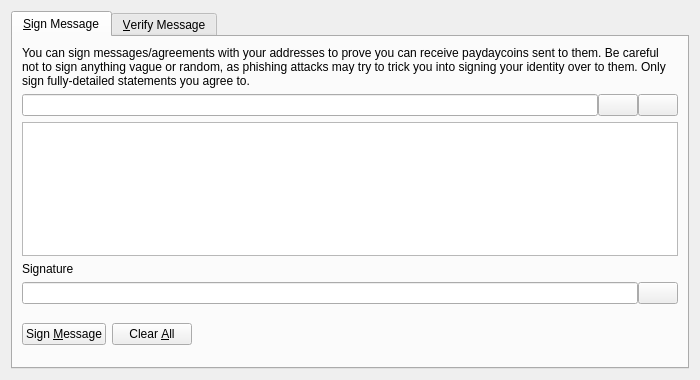
<?xml version="1.0" encoding="UTF-8"?>
<ui version="4.0">
 <class>SignVerifyMessageDialog</class>
 <widget class="QDialog" name="SignVerifyMessageDialog">
  <property name="geometry">
   <rect>
    <x>0</x>
    <y>0</y>
    <width>700</width>
    <height>380</height>
   </rect>
  </property>
  <property name="windowTitle">
   <string>Signatures - Sign / Verify a Message</string>
  </property>
  <property name="modal">
   <bool>true</bool>
  </property>
  <layout class="QVBoxLayout" name="verticalLayout">
   <item>
    <widget class="QTabWidget" name="tabWidget">
     <property name="currentIndex">
      <number>0</number>
     </property>
     <widget class="QWidget" name="tabSignMessage">
      <attribute name="title">
       <string>&amp;Sign Message</string>
      </attribute>
      <layout class="QVBoxLayout" name="verticalLayout_SM">
       <item>
        <widget class="QLabel" name="infoLabel_SM">
         <property name="text">
          <string>You can sign messages/agreements with your addresses to prove you can receive paydaycoins sent to them. Be careful not to sign anything vague or random, as phishing attacks may try to trick you into signing your identity over to them. Only sign fully-detailed statements you agree to.</string>
         </property>
         <property name="textFormat">
          <enum>Qt::PlainText</enum>
         </property>
         <property name="wordWrap">
          <bool>true</bool>
         </property>
        </widget>
       </item>
       <item>
        <layout class="QHBoxLayout" name="horizontalLayout_1_SM">
         <property name="spacing">
          <number>0</number>
         </property>
         <item>
          <widget class="QValidatedLineEdit" name="addressIn_SM">
           <property name="toolTip">
            <string>The PaydayCoin address to sign the message with</string>
           </property>
          </widget>
         </item>
         <item>
          <widget class="QPushButton" name="addressBookButton_SM">
           <property name="toolTip">
            <string>Choose previously used address</string>
           </property>
           <property name="text">
            <string/>
           </property>
           <property name="icon">
            <iconset resource="../paydaycoin.qrc">
             <normaloff>:/icons/address-book</normaloff>:/icons/address-book</iconset>
           </property>
           <property name="shortcut">
            <string>Alt+A</string>
           </property>
           <property name="autoDefault">
            <bool>false</bool>
           </property>
          </widget>
         </item>
         <item>
          <widget class="QPushButton" name="pasteButton_SM">
           <property name="toolTip">
            <string>Paste address from clipboard</string>
           </property>
           <property name="text">
            <string/>
           </property>
           <property name="icon">
            <iconset resource="../paydaycoin.qrc">
             <normaloff>:/icons/editpaste</normaloff>:/icons/editpaste</iconset>
           </property>
           <property name="shortcut">
            <string>Alt+P</string>
           </property>
           <property name="autoDefault">
            <bool>false</bool>
           </property>
          </widget>
         </item>
        </layout>
       </item>
       <item>
        <widget class="QPlainTextEdit" name="messageIn_SM">
         <property name="toolTip">
          <string>Enter the message you want to sign here</string>
         </property>
        </widget>
       </item>
       <item>
        <widget class="QLabel" name="signatureLabel_SM">
         <property name="text">
          <string>Signature</string>
         </property>
         <property name="textFormat">
          <enum>Qt::PlainText</enum>
         </property>
        </widget>
       </item>
       <item>
        <layout class="QHBoxLayout" name="horizontalLayout_2_SM">
         <property name="spacing">
          <number>0</number>
         </property>
         <item>
          <widget class="QLineEdit" name="signatureOut_SM">
           <property name="font">
            <font>
             <italic>true</italic>
            </font>
           </property>
           <property name="readOnly">
            <bool>true</bool>
           </property>
          </widget>
         </item>
         <item>
          <widget class="QPushButton" name="copySignatureButton_SM">
           <property name="toolTip">
            <string>Copy the current signature to the system clipboard</string>
           </property>
           <property name="text">
            <string/>
           </property>
           <property name="icon">
            <iconset resource="../paydaycoin.qrc">
             <normaloff>:/icons/editcopy</normaloff>:/icons/editcopy</iconset>
           </property>
           <property name="autoDefault">
            <bool>false</bool>
           </property>
          </widget>
         </item>
        </layout>
       </item>
       <item>
        <layout class="QHBoxLayout" name="horizontalLayout_3_SM">
         <item>
          <widget class="QPushButton" name="signMessageButton_SM">
           <property name="toolTip">
            <string>Sign the message to prove you own this PaydayCoin address</string>
           </property>
           <property name="text">
            <string>Sign &amp;Message</string>
           </property>
           <property name="icon">
            <iconset resource="../paydaycoin.qrc">
             <normaloff>:/icons/edit</normaloff>:/icons/edit</iconset>
           </property>
           <property name="autoDefault">
            <bool>false</bool>
           </property>
          </widget>
         </item>
         <item>
          <widget class="QPushButton" name="clearButton_SM">
           <property name="toolTip">
            <string>Reset all sign message fields</string>
           </property>
           <property name="text">
            <string>Clear &amp;All</string>
           </property>
           <property name="icon">
            <iconset resource="../paydaycoin.qrc">
             <normaloff>:/icons/remove</normaloff>:/icons/remove</iconset>
           </property>
           <property name="autoDefault">
            <bool>false</bool>
           </property>
          </widget>
         </item>
         <item>
          <spacer name="horizontalSpacer_1_SM">
           <property name="orientation">
            <enum>Qt::Horizontal</enum>
           </property>
           <property name="sizeHint" stdset="0">
            <size>
             <width>40</width>
             <height>48</height>
            </size>
           </property>
          </spacer>
         </item>
         <item>
          <widget class="QLabel" name="statusLabel_SM">
           <property name="font">
            <font>
             <weight>75</weight>
             <bold>true</bold>
            </font>
           </property>
           <property name="text">
            <string/>
           </property>
           <property name="wordWrap">
            <bool>true</bool>
           </property>
          </widget>
         </item>
         <item>
          <spacer name="horizontalSpacer_2_SM">
           <property name="orientation">
            <enum>Qt::Horizontal</enum>
           </property>
           <property name="sizeHint" stdset="0">
            <size>
             <width>40</width>
             <height>48</height>
            </size>
           </property>
          </spacer>
         </item>
        </layout>
       </item>
      </layout>
     </widget>
     <widget class="QWidget" name="tabVerifyMessage">
      <attribute name="title">
       <string>&amp;Verify Message</string>
      </attribute>
      <layout class="QVBoxLayout" name="verticalLayout_VM">
       <item>
        <widget class="QLabel" name="infoLabel_VM">
         <property name="text">
          <string>Enter the receiver's address, message (ensure you copy line breaks, spaces, tabs, etc. exactly) and signature below to verify the message. Be careful not to read more into the signature than what is in the signed message itself, to avoid being tricked by a man-in-the-middle attack. Note that this only proves the signing party receives with the address, it cannot prove sendership of any transaction!</string>
         </property>
         <property name="textFormat">
          <enum>Qt::PlainText</enum>
         </property>
         <property name="alignment">
          <set>Qt::AlignLeading|Qt::AlignLeft|Qt::AlignTop</set>
         </property>
         <property name="wordWrap">
          <bool>true</bool>
         </property>
        </widget>
       </item>
       <item>
        <layout class="QHBoxLayout" name="horizontalLayout_1_VM">
         <property name="spacing">
          <number>0</number>
         </property>
         <item>
          <widget class="QValidatedLineEdit" name="addressIn_VM">
           <property name="toolTip">
            <string>The PaydayCoin address the message was signed with</string>
           </property>
          </widget>
         </item>
         <item>
          <widget class="QPushButton" name="addressBookButton_VM">
           <property name="toolTip">
            <string>Choose previously used address</string>
           </property>
           <property name="text">
            <string/>
           </property>
           <property name="icon">
            <iconset resource="../paydaycoin.qrc">
             <normaloff>:/icons/address-book</normaloff>:/icons/address-book</iconset>
           </property>
           <property name="shortcut">
            <string>Alt+A</string>
           </property>
           <property name="autoDefault">
            <bool>false</bool>
           </property>
          </widget>
         </item>
        </layout>
       </item>
       <item>
        <widget class="QPlainTextEdit" name="messageIn_VM"/>
       </item>
       <item>
        <widget class="QValidatedLineEdit" name="signatureIn_VM"/>
       </item>
       <item>
        <layout class="QHBoxLayout" name="horizontalLayout_2_VM">
         <item>
          <widget class="QPushButton" name="verifyMessageButton_VM">
           <property name="toolTip">
            <string>Verify the message to ensure it was signed with the specified PaydayCoin address</string>
           </property>
           <property name="text">
            <string>Verify &amp;Message</string>
           </property>
           <property name="icon">
            <iconset resource="../paydaycoin.qrc">
             <normaloff>:/icons/transaction_0</normaloff>:/icons/transaction_0</iconset>
           </property>
           <property name="autoDefault">
            <bool>false</bool>
           </property>
          </widget>
         </item>
         <item>
          <widget class="QPushButton" name="clearButton_VM">
           <property name="toolTip">
            <string>Reset all verify message fields</string>
           </property>
           <property name="text">
            <string>Clear &amp;All</string>
           </property>
           <property name="icon">
            <iconset resource="../paydaycoin.qrc">
             <normaloff>:/icons/remove</normaloff>:/icons/remove</iconset>
           </property>
           <property name="autoDefault">
            <bool>false</bool>
           </property>
          </widget>
         </item>
         <item>
          <spacer name="horizontalSpacer_1_VM">
           <property name="orientation">
            <enum>Qt::Horizontal</enum>
           </property>
           <property name="sizeHint" stdset="0">
            <size>
             <width>40</width>
             <height>48</height>
            </size>
           </property>
          </spacer>
         </item>
         <item>
          <widget class="QLabel" name="statusLabel_VM">
           <property name="font">
            <font>
             <weight>75</weight>
             <bold>true</bold>
            </font>
           </property>
           <property name="text">
            <string/>
           </property>
           <property name="wordWrap">
            <bool>true</bool>
           </property>
          </widget>
         </item>
         <item>
          <spacer name="horizontalSpacer_2_VM">
           <property name="orientation">
            <enum>Qt::Horizontal</enum>
           </property>
           <property name="sizeHint" stdset="0">
            <size>
             <width>40</width>
             <height>48</height>
            </size>
           </property>
          </spacer>
         </item>
        </layout>
       </item>
      </layout>
     </widget>
    </widget>
   </item>
  </layout>
 </widget>
 <customwidgets>
  <customwidget>
   <class>QValidatedLineEdit</class>
   <extends>QLineEdit</extends>
   <header>qt/qvalidatedlineedit.h</header>
  </customwidget>
 </customwidgets>
 <resources>
  <include location="../paydaycoin.qrc"/>
 </resources>
 <connections/>
</ui>
